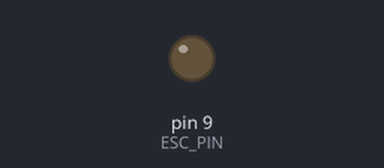
Simulated run of this sketch. Board: Arduino Uno, built with avr-gcc and run on an emulated ATmega328P. Parts: output pins drawn as LEDs (lit = HIGH). What the sketch prints to the serial monitor is not drawn.

Above: at 0.1 s.
At 1.1 s:
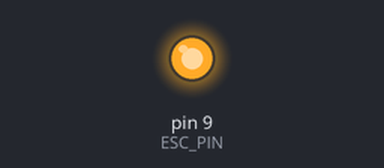
Timing chart, 0 to 2.6 s (numbered marks = the images above):
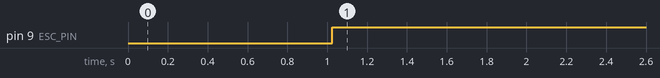

The sketch:

main.ino
```cpp
#include <EEPROM.h>

#define HALL_SENSOR_PIN 2 // Hall sensor input pin
#define ESC_PIN 9 // ESC output pin
#define SERIAL_BAUD 115200 // Serial communication baud rate

volatile unsigned long lastTick = 0;
volatile unsigned long rpm = 0;
volatile bool dtReady = false;
unsigned long lastEEPROMWrite = 0;

// Initialize PWM value
int pwmValue = 0;
int tractionControlThreshold = 100; // Arbitrary threshold for traction control

void setup() {
    Serial.begin(SERIAL_BAUD);
    pinMode(HALL_SENSOR_PIN, INPUT);
    pinMode(ESC_PIN, OUTPUT);

    // Load configuration from EEPROM
    EEPROM.get(0, tractionControlThreshold);

    // Initialize ESC
    analogWrite(ESC_PIN, 0);
    delay(1000);
    analogWrite(ESC_PIN, pwmValue); // Start the ESC
}

void loop() {
    // Dummy main control logic
    if (dtReady) {
        controlPwm();
        dtReady = false;
    }

    // Regular checks and updates
    if (millis() - lastEEPROMWrite > 60000) { // Every minute
        EEPROM.put(0, tractionControlThreshold);
        lastEEPROMWrite = millis();
    }

    // RPM measurement (this should be in an ISR, simplified here)
    rpmMeasurement();
}

void controlPwm() {
    // Implement traction control logic
    if (rpm > tractionControlThreshold) {
        pwmValue = constrain(pwmValue - 10, 0, 255); // Decrease PWM to prevent wheelie
    } else {
        pwmValue = constrain(pwmValue + 10, 0, 255); // Increase PWM otherwise
    }
    analogWrite(ESC_PIN, pwmValue);
}

void rpmMeasurement() {
    // Placeholder for future implementation
    // This function should be called in an ISR triggered by the hall sensor
    // Calculate rpm and set dtReady flag accordingly
    unsigned long now = millis();
    unsigned long dt = now - lastTick;

    if (dt > 0) {
        rpm = (60000 / dt); // Calculate RPM
        lastTick = now;
        dtReady = true;

        Serial.println(rpm);
    }
}

void hallSensorISR() {
    // Triggered on hall sensor input
    rpmMeasurement();
}
```

Measured:
- by itself, pin 9 (ESC_PIN): LOW → HIGH at 1.0 s
